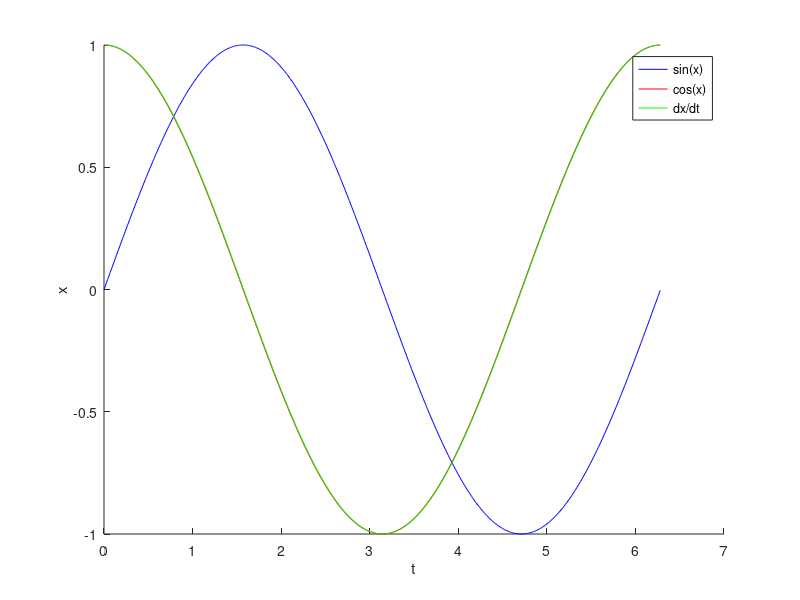

Here is the MATLAB script that generated this plot:
t=[0:0.01:2*pi];

x=sin(t);
dx_a=cos(t);

l=length(t)

dt=diff(t);
dx=diff(x);
dx_n=dx./dt;

figure
hold on
plot(t,x,"b")
plot(t,dx_a,"r")
plot(t(:,2:l),dx_n,"g")
xlabel("t")
ylabel("x")
legend("sin(x)","cos(x)","dx/dt")
